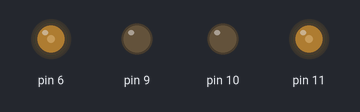
This sketch was run on a simulated Arduino Uno, built with avr-gcc and run on an emulated ATmega328P. Parts: output pins drawn as LEDs (lit = HIGH).

Above: at 0.05 s.
At 1.5 s:
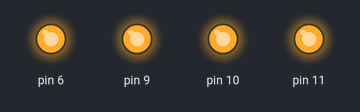
At 3.0 s:
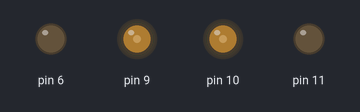
Timing chart, 0 to 6.9 s (numbered marks = the images above):
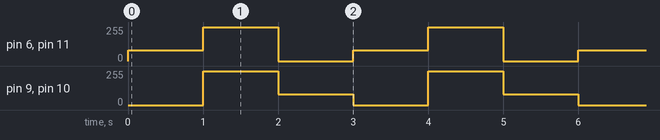

Measured:
- by itself, pin 6, pin 11: repeats every 3.0 s: 255/255 1.0 s, 0/255 1.0 s, 80/255 1.0 s
- by itself, pin 9, pin 10: repeats every 3.0 s: 80/255 1.0 s, 0/255 1.0 s, 255/255 1.0 s

The sketch:

testConfigElec2.ino
```cpp
void setup() {
  // put your setup code here, to run once:
  Serial.begin(9600);
  pinMode(10,OUTPUT);
  pinMode(11,OUTPUT);

  analogWrite(10,0);
  analogWrite(11,0);
}

void loop() {
  // put your main code here, to run repeatedly:
  analogWrite(10,0);
  analogWrite(11,80);

  analogWrite(9,0);
  analogWrite(6,80);
  delay(1000);

  analogWrite(10,255);
  analogWrite(11,255);

  analogWrite(9,255);
  analogWrite(6,255);
  delay(1000);

  analogWrite(10,80);
  analogWrite(11,0);

  analogWrite(9,80);
  analogWrite(6,0);
  delay(1000);
}
```
